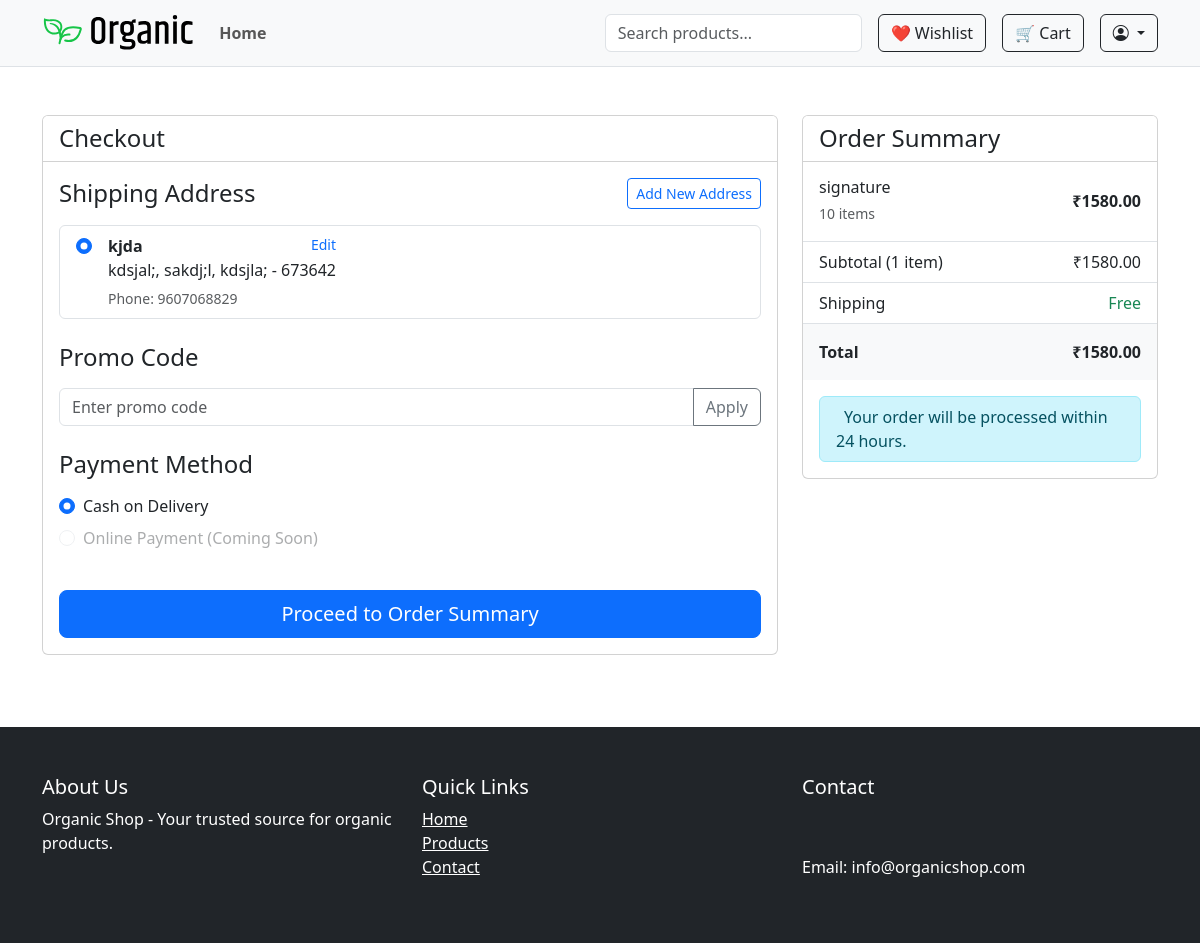
Page /accounts/checkout/ (signed in) on the earlier database version.
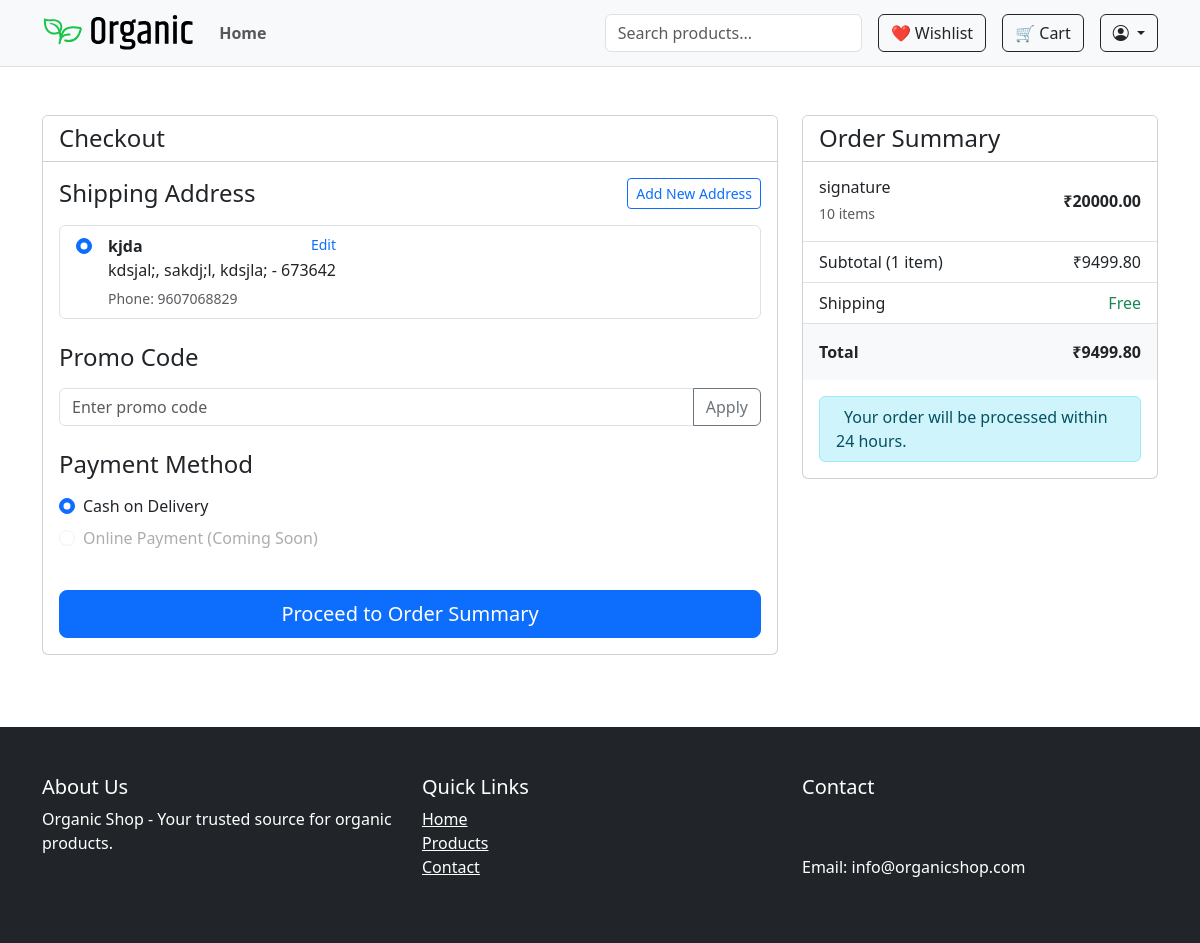
Same page on the later database version.
### shop/models.py (models this page shows, shortened)
class Product(models.Model):
    category = models.ForeignKey(Category, on_delete=models.CASCADE, related_name='products')
    name = models.CharField(max_length=255)
    slug = models.SlugField(unique=True)
    description = models.TextField()
    price = models.DecimalField(max_digits=10, decimal_places=2)
    discount_price = models.DecimalField(max_digits=10, decimal_places=2, null=True, blank=True)
    image = models.ImageField(upload_to='products/')
    is_featured = models.BooleanField(default=False)
    sold_count = models.PositiveIntegerField(default=0)
    created_at = models.DateTimeField(auto_now_add=True)
    views = models.PositiveIntegerField(default=0)
    available = models.BooleanField(default=True)
    stock = models.PositiveIntegerField(default=0)

### accounts/views.py (the view, shortened to what this page needs)
# urls.py: path('checkout/', views.checkout, name='checkout'),
@login_required
def checkout(request):
    user = request.user
    direct_data = request.session.get('direct_checkout')
    applied_promo_code = request.session.get('applied_promo_code')
    if request.GET.get('remove_promo') == '1':
        request.session.pop('applied_promo_code', None)
        messages.success(request, "Promo code removed successfully.")
        return redirect('accounts:checkout')
    def get_promo_discount(subtotal):
        promo_code_obj = None
        discount = 0
        total = subtotal
        return promo_code_obj, discount, total
    if direct_data:
        product = get_object_or_404(Product, id=direct_data['product_id'])
        variant = None
        variant_id = direct_data.get('variant_id')
        if variant_id:
            try:
                variant = ProductVariant.objects.get(sku=variant_id, product=product)
            except ProductVariant.DoesNotExist:
                messages.error(request, "Selected product variant does not exist anymore.")
                del request.session['direct_checkout']
                return redirect('shop:product_detail', slug=product.slug)
        quantity = direct_data['quantity']
        price = variant.price
        subtotal = price * quantity
        addresses = Address.objects.filter(user=user)
        promo_code_obj, discount, total = get_promo_discount(subtotal)
        if request.method == 'POST':
            if 'apply_promo' in request.POST:
                promo_code_input = request.POST.get('promo_code', '').strip()
                if promo_code_input:
                    try:
                        promo = PromoCode.objects.get(code=promo_code_input, active=True)
                        request.session['applied_promo_code'] = promo.code
                        messages.success(request, "Promo code applied successfully!")
                    except PromoCode.DoesNotExist:
                        messages.error(request, "Invalid or expired promo code.")
                return redirect('accounts:checkout')
            elif 'place_order' in request.POST:
                selected_address_id = request.POST.get('selected_address')
                payment_method = request.POST.get('payment_method')
                if selected_address_id and payment_method:
                    address = Address.objects.get(id=selected_address_id)
                    order = Order.objects.create(
                        user=user,
                        address=address,
                        total_price=total,
                        payment_method=payment_method,
                        promo_code=promo_code_obj
                    )
                    OrderItem.objects.create(
                        order=order,
                        product=product,
                        variant=variant,
                        price=price,
                        quantity=quantity
                    )
                    if quantity > variant.stock:
                        messages.error(request, "Only {} item(s) left in stock.".format(variant.stock))
                        return redirect('shop:product_detail', slug=product.slug)
                    variant.stock -= quantity
                    variant.sold_count += quantity
                    variant.save()
                    product.save()
                    del request.session['direct_checkout']
                    request.session.pop('applied_promo_code', None)
                    return redirect('accounts:order_summary', order_id=order.id)
        return render(request, 'accounts/checkout.html', {
    'addresses': addresses,
    'products': [{
        'product': product,
        'quantity': quantity,
        'variant': variant,
        'price': price,
        'total_price': price * quantity
    }],
    'cart_items_count': quantity,
    'subtotal': subtotal,
    'discount': discount,
    'total': total,
    'is_direct_checkout': True,
    'applied_promo_code': applied_promo_code
})
    else:
        cart = Cart.objects.filter(user=user).first()
        if not cart or not cart.items.exists():
            messages.warning(request, "Your cart is empty.")
            return redirect('shop:index')
        addresses = Address.objects.filter(user=user)
        subtotal = cart.total_price
        promo_code_obj, discount, total = get_promo_discount(subtotal)
        return render(request, 'accounts/checkout.html', {
    'addresses': addresses,
    'products': [{
        'product': item.product,
        'quantity': item.quantity,
        'price': item.variant.price if item.variant else item.product.price,
        'total_price': (item.variant.price if item.variant else item.product.price) * item.quantity
    } for item in cart.items.all()],
    'cart_items_count': cart.items.count(),
    'subtotal': subtotal,
    'discount': discount,
    'total': total,
    'is_direct_checkout': False,
    'applied_promo_code': applied_promo_code
})

### shop/models.py (called while the page is built)
    @property
    def total_price(self):
        return sum(item.total_price for item in self.items.all())

    @property
    def total_price(self):
        if self.variant:
            return self.variant.price * self.quantity
        elif self.product.discount_price:
            return self.product.discount_price * self.quantity
        return self.product.price * self.quantity

### accounts/templates/accounts/checkout.html (shortened to what the changed rows need)
{% extends 'shop/base.html' %}
{% load static %}
{% block content %}
<div class="container py-5">
    <div class="row">
        <div class="col-lg-8">
            <div class="card mb-4">
                <div class="card-header bg-white">
                    <h2 class="h4 mb-0">Checkout</h2>
                </div>
            </div>
        </div>
        <div class="col-lg-4">
            <div class="card mb-4">
                <div class="card-body p-0">
                    <div class="list-group list-group-flush">
                        {% for item in products %}
                            <div class="list-group-item py-3">
                                <div class="d-flex justify-content-between align-items-center">
                                    <div>
                                        <h6 class="mb-1">{{ item.product.name }}</h6>
                                        <span class="text-muted small">{{ item.quantity }} item{{ item.quantity|pluralize }}</span>
                                    </div>
                                    <div class="text-end">
                                        <strong>₹{{ item.total_price|floatformat:2 }}</strong>
                                    </div>
                                </div>
                            </div>
                        {% endfor %}
                    </div>
                    <div class="list-group list-group-flush border-top">
                        <div class="list-group-item d-flex justify-content-between py-2">
                            <span>Subtotal ({{ cart_items_count }} item{{ cart_items_count|pluralize }})</span>
                            <span>₹{{ subtotal|floatformat:2 }}</span>
                        </div>
                        <div class="list-group-item d-flex justify-content-between py-3 bg-light">
                            <strong>Total</strong>
                            <strong>₹{{ total|floatformat:2 }}</strong>
                        </div>
                    </div>
                </div>
            </div>
        </div>
    </div>
</div>
{% endblock %}

Differences in the rows shown:
changed Product "signature": total_price "1580.00" → "20000.00"
Other differences:
{{ subtotal|floatformat:2 }}: "1580.00" → "9499.80"
{{ total|floatformat:2 }}: "1580.00" → "9499.80"
